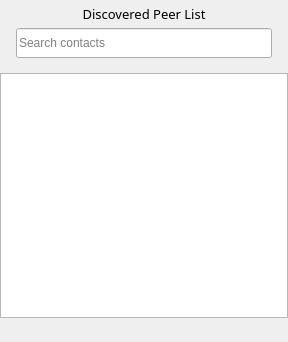
<?xml version="1.0" encoding="UTF-8"?>
<ui version="4.0">
 <class>DiscoveredPeerPicker</class>
 <widget class="QDialog" name="DiscoveredPeerPicker">
  <property name="geometry">
   <rect>
    <x>0</x>
    <y>0</y>
    <width>288</width>
    <height>342</height>
   </rect>
  </property>
  <property name="windowTitle">
   <string>Dialog</string>
  </property>
  <layout class="QVBoxLayout" name="verticalLayout">
   <property name="spacing">
    <number>0</number>
   </property>
   <property name="leftMargin">
    <number>0</number>
   </property>
   <property name="topMargin">
    <number>0</number>
   </property>
   <property name="rightMargin">
    <number>0</number>
   </property>
   <property name="bottomMargin">
    <number>0</number>
   </property>
   <item>
    <widget class="QWidget" name="discoveredPeerPickerWidget" native="true">
     <layout class="QGridLayout" name="gridLayout_2">
      <property name="leftMargin">
       <number>0</number>
      </property>
      <property name="topMargin">
       <number>5</number>
      </property>
      <property name="rightMargin">
       <number>0</number>
      </property>
      <property name="bottomMargin">
       <number>10</number>
      </property>
      <property name="spacing">
       <number>0</number>
      </property>
      <item row="1" column="0">
       <widget class="QWidget" name="discoveredPeerListOuterWidget" native="true">
        <property name="styleSheet">
         <string notr="true"/>
        </property>
        <layout class="QVBoxLayout" name="smartListOuterWidgetLayout">
         <property name="spacing">
          <number>0</number>
         </property>
         <property name="leftMargin">
          <number>0</number>
         </property>
         <property name="topMargin">
          <number>0</number>
         </property>
         <property name="rightMargin">
          <number>0</number>
         </property>
         <property name="bottomMargin">
          <number>0</number>
         </property>
         <item>
          <widget class="QWidget" name="searchBarWidget" native="true">
           <property name="sizePolicy">
            <sizepolicy hsizetype="Preferred" vsizetype="Preferred">
             <horstretch>0</horstretch>
             <verstretch>0</verstretch>
            </sizepolicy>
           </property>
           <property name="maximumSize">
            <size>
             <width>16777215</width>
             <height>60</height>
            </size>
           </property>
           <layout class="QGridLayout" name="gridLayout_4">
            <property name="sizeConstraint">
             <enum>QLayout::SetDefaultConstraint</enum>
            </property>
            <property name="leftMargin">
             <number>0</number>
            </property>
            <property name="topMargin">
             <number>0</number>
            </property>
            <property name="rightMargin">
             <number>0</number>
            </property>
            <property name="bottomMargin">
             <number>0</number>
            </property>
            <property name="spacing">
             <number>0</number>
            </property>
            <item row="2" column="1">
             <spacer name="verticalSpacer_8">
              <property name="orientation">
               <enum>Qt::Vertical</enum>
              </property>
              <property name="sizeType">
               <enum>QSizePolicy::Fixed</enum>
              </property>
              <property name="sizeHint" stdset="0">
               <size>
                <width>0</width>
                <height>15</height>
               </size>
              </property>
             </spacer>
            </item>
            <item row="1" column="2">
             <spacer name="horizontalSpacer_2">
              <property name="orientation">
               <enum>Qt::Horizontal</enum>
              </property>
              <property name="sizeType">
               <enum>QSizePolicy::Fixed</enum>
              </property>
              <property name="sizeHint" stdset="0">
               <size>
                <width>16</width>
                <height>20</height>
               </size>
              </property>
             </spacer>
            </item>
            <item row="1" column="0">
             <spacer name="horizontalSpacer">
              <property name="orientation">
               <enum>Qt::Horizontal</enum>
              </property>
              <property name="sizeType">
               <enum>QSizePolicy::Fixed</enum>
              </property>
              <property name="sizeHint" stdset="0">
               <size>
                <width>16</width>
                <height>20</height>
               </size>
              </property>
             </spacer>
            </item>
            <item row="1" column="1">
             <widget class="RingContactLineEdit" name="discoveredPeerLineEdit">
              <property name="enabled">
               <bool>true</bool>
              </property>
              <property name="sizePolicy">
               <sizepolicy hsizetype="Expanding" vsizetype="Fixed">
                <horstretch>0</horstretch>
                <verstretch>0</verstretch>
               </sizepolicy>
              </property>
              <property name="minimumSize">
               <size>
                <width>100</width>
                <height>30</height>
               </size>
              </property>
              <property name="baseSize">
               <size>
                <width>244</width>
                <height>30</height>
               </size>
              </property>
              <property name="font">
               <font>
                <pointsize>9</pointsize>
               </font>
              </property>
              <property name="cursor">
               <cursorShape>IBeamCursor</cursorShape>
              </property>
              <property name="toolTip">
               <string>Search contact</string>
              </property>
              <property name="maxLength">
               <number>100</number>
              </property>
              <property name="alignment">
               <set>Qt::AlignLeading|Qt::AlignLeft|Qt::AlignVCenter</set>
              </property>
              <property name="placeholderText">
               <string>Search contacts</string>
              </property>
              <property name="clearButtonEnabled">
               <bool>true</bool>
              </property>
             </widget>
            </item>
            <item row="0" column="1">
             <spacer name="verticalSpacer_7">
              <property name="orientation">
               <enum>Qt::Vertical</enum>
              </property>
              <property name="sizeType">
               <enum>QSizePolicy::Fixed</enum>
              </property>
              <property name="sizeHint" stdset="0">
               <size>
                <width>0</width>
                <height>5</height>
               </size>
              </property>
             </spacer>
            </item>
           </layout>
          </widget>
         </item>
         <item>
          <widget class="DiscoveredPeerListView" name="discoveredPeerList">
           <property name="sizePolicy">
            <sizepolicy hsizetype="Expanding" vsizetype="MinimumExpanding">
             <horstretch>0</horstretch>
             <verstretch>0</verstretch>
            </sizepolicy>
           </property>
           <property name="autoScrollMargin">
            <number>16</number>
           </property>
           <property name="indentation">
            <number>0</number>
           </property>
           <property name="rootIsDecorated">
            <bool>false</bool>
           </property>
           <property name="itemsExpandable">
            <bool>false</bool>
           </property>
           <property name="expandsOnDoubleClick">
            <bool>false</bool>
           </property>
           <attribute name="headerVisible">
            <bool>false</bool>
           </attribute>
           <attribute name="headerMinimumSectionSize">
            <number>0</number>
           </attribute>
           <attribute name="headerDefaultSectionSize">
            <number>0</number>
           </attribute>
          </widget>
         </item>
        </layout>
       </widget>
      </item>
      <item row="0" column="0">
       <layout class="QHBoxLayout" name="horizontalLayout">
        <property name="topMargin">
         <number>0</number>
        </property>
        <item>
         <widget class="QLabel" name="title">
          <property name="font">
           <font>
            <family>Microsoft Tai Le</family>
            <pointsize>10</pointsize>
           </font>
          </property>
          <property name="text">
           <string>Discovered Peer List</string>
          </property>
          <property name="alignment">
           <set>Qt::AlignCenter</set>
          </property>
         </widget>
        </item>
       </layout>
      </item>
     </layout>
    </widget>
   </item>
   <item>
    <widget class="QLabel" name="spikeLabel">
     <property name="text">
      <string/>
     </property>
     <property name="pixmap">
      <pixmap resource="ressources.qrc">:/images/spike.png</pixmap>
     </property>
    </widget>
   </item>
  </layout>
 </widget>
 <customwidgets>
  <customwidget>
   <class>RingContactLineEdit</class>
   <extends>QLineEdit</extends>
   <header>ringcontactlineedit.h</header>
  </customwidget>
  <customwidget>
   <class>DiscoveredPeerListView</class>
   <extends>QTreeView</extends>
   <header>discoveredpeerlistview.h</header>
  </customwidget>
 </customwidgets>
 <resources>
  <include location="ressources.qrc"/>
 </resources>
 <connections/>
</ui>
